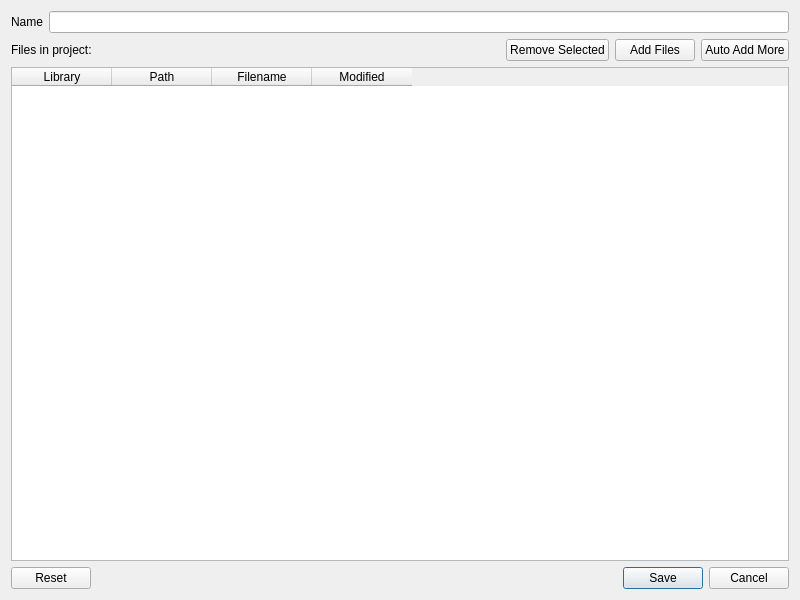
<?xml version="1.0" encoding="UTF-8"?>
<ui version="4.0">
 <class>ProjectEditDialog</class>
 <widget class="QWidget" name="ProjectEditDialog">
  <property name="geometry">
   <rect>
    <x>0</x>
    <y>0</y>
    <width>800</width>
    <height>600</height>
   </rect>
  </property>
  <property name="windowTitle">
   <string>Editing Project</string>
  </property>
  <layout class="QVBoxLayout" name="verticalLayout">
   <item>
    <layout class="QHBoxLayout" name="horizontalLayout">
     <item>
      <widget class="QLabel" name="name_label">
       <property name="text">
        <string>Name</string>
       </property>
      </widget>
     </item>
     <item>
      <widget class="QLineEdit" name="name_edit"/>
     </item>
    </layout>
   </item>
   <item>
    <layout class="QHBoxLayout" name="horizontalLayout_2">
     <item>
      <widget class="QLabel" name="label">
       <property name="text">
        <string>Files in project:</string>
       </property>
      </widget>
     </item>
     <item>
      <spacer name="horizontalSpacer">
       <property name="orientation">
        <enum>Qt::Orientation::Horizontal</enum>
       </property>
       <property name="sizeHint" stdset="0">
        <size>
         <width>40</width>
         <height>20</height>
        </size>
       </property>
      </spacer>
     </item>
     <item>
      <widget class="QPushButton" name="remove_button">
       <property name="text">
        <string>Remove Selected</string>
       </property>
      </widget>
     </item>
     <item>
      <widget class="QPushButton" name="add_button">
       <property name="text">
        <string>Add Files</string>
       </property>
      </widget>
     </item>
     <item>
      <widget class="QPushButton" name="scan_more_button">
       <property name="text">
        <string>Auto Add More</string>
       </property>
      </widget>
     </item>
    </layout>
   </item>
   <item>
    <widget class="QTableWidget" name="tableWidget">
     <property name="editTriggers">
      <set>QAbstractItemView::EditTrigger::NoEditTriggers</set>
     </property>
     <property name="selectionMode">
      <enum>QAbstractItemView::SelectionMode::ExtendedSelection</enum>
     </property>
     <property name="selectionBehavior">
      <enum>QAbstractItemView::SelectionBehavior::SelectRows</enum>
     </property>
     <property name="sortingEnabled">
      <bool>true</bool>
     </property>
     <column>
      <property name="text">
       <string>Library</string>
      </property>
     </column>
     <column>
      <property name="text">
       <string>Path</string>
      </property>
     </column>
     <column>
      <property name="text">
       <string>Filename</string>
      </property>
     </column>
     <column>
      <property name="text">
       <string>Modified</string>
      </property>
     </column>
    </widget>
   </item>
   <item>
    <widget class="QDialogButtonBox" name="buttonBox">
     <property name="orientation">
      <enum>Qt::Orientation::Horizontal</enum>
     </property>
     <property name="standardButtons">
      <set>QDialogButtonBox::StandardButton::Cancel|QDialogButtonBox::StandardButton::Reset|QDialogButtonBox::StandardButton::Save</set>
     </property>
     <property name="centerButtons">
      <bool>false</bool>
     </property>
    </widget>
   </item>
  </layout>
 </widget>
 <resources/>
 <connections>
  <connection>
   <sender>buttonBox</sender>
   <signal>rejected()</signal>
   <receiver>ProjectEditDialog</receiver>
   <slot>close()</slot>
   <hints>
    <hint type="sourcelabel">
     <x>316</x>
     <y>260</y>
    </hint>
    <hint type="destinationlabel">
     <x>286</x>
     <y>274</y>
    </hint>
   </hints>
  </connection>
 </connections>
</ui>
